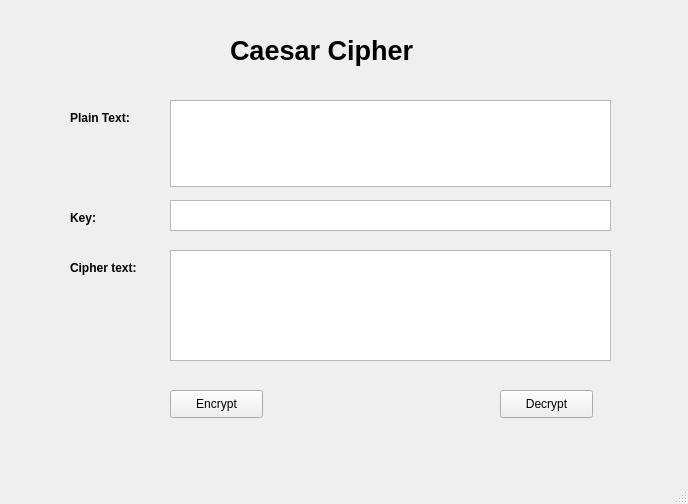
<?xml version="1.0" encoding="UTF-8"?>
<ui version="4.0">
 <class>MainWindow</class>
 <widget class="QMainWindow" name="MainWindow">
  <property name="geometry">
   <rect>
    <x>0</x>
    <y>0</y>
    <width>688</width>
    <height>504</height>
   </rect>
  </property>
  <property name="windowTitle">
   <string>MainWindow</string>
  </property>
  <widget class="QWidget" name="centralwidget">
   <widget class="QTextEdit" name="txt_plaintext">
    <property name="geometry">
     <rect>
      <x>170</x>
      <y>100</y>
      <width>441</width>
      <height>87</height>
     </rect>
    </property>
   </widget>
   <widget class="QTextEdit" name="txt_key">
    <property name="geometry">
     <rect>
      <x>170</x>
      <y>200</y>
      <width>441</width>
      <height>31</height>
     </rect>
    </property>
   </widget>
   <widget class="QTextEdit" name="txt_Ciphertext">
    <property name="geometry">
     <rect>
      <x>170</x>
      <y>250</y>
      <width>441</width>
      <height>111</height>
     </rect>
    </property>
   </widget>
   <widget class="QLabel" name="label">
    <property name="geometry">
     <rect>
      <x>70</x>
      <y>110</y>
      <width>81</width>
      <height>16</height>
     </rect>
    </property>
    <property name="font">
     <font>
      <weight>75</weight>
      <bold>true</bold>
     </font>
    </property>
    <property name="text">
     <string>Plain Text:</string>
    </property>
   </widget>
   <widget class="QLabel" name="label_2">
    <property name="geometry">
     <rect>
      <x>70</x>
      <y>210</y>
      <width>81</width>
      <height>16</height>
     </rect>
    </property>
    <property name="font">
     <font>
      <weight>75</weight>
      <bold>true</bold>
     </font>
    </property>
    <property name="text">
     <string>Key:</string>
    </property>
   </widget>
   <widget class="QLabel" name="label_3">
    <property name="geometry">
     <rect>
      <x>70</x>
      <y>260</y>
      <width>81</width>
      <height>16</height>
     </rect>
    </property>
    <property name="font">
     <font>
      <weight>75</weight>
      <bold>true</bold>
     </font>
    </property>
    <property name="text">
     <string>Cipher text:</string>
    </property>
   </widget>
   <widget class="QLabel" name="label_4">
    <property name="geometry">
     <rect>
      <x>230</x>
      <y>10</y>
      <width>331</width>
      <height>81</height>
     </rect>
    </property>
    <property name="font">
     <font>
      <pointsize>20</pointsize>
      <weight>75</weight>
      <bold>true</bold>
     </font>
    </property>
    <property name="text">
     <string>Caesar Cipher</string>
    </property>
   </widget>
   <widget class="QPushButton" name="btn_encrypt">
    <property name="geometry">
     <rect>
      <x>170</x>
      <y>390</y>
      <width>93</width>
      <height>28</height>
     </rect>
    </property>
    <property name="text">
     <string>Encrypt</string>
    </property>
   </widget>
   <widget class="QPushButton" name="btn_decrypt">
    <property name="geometry">
     <rect>
      <x>500</x>
      <y>390</y>
      <width>93</width>
      <height>28</height>
     </rect>
    </property>
    <property name="text">
     <string>Decrypt</string>
    </property>
   </widget>
  </widget>
  <widget class="QMenuBar" name="menubar">
   <property name="geometry">
    <rect>
     <x>0</x>
     <y>0</y>
     <width>688</width>
     <height>26</height>
    </rect>
   </property>
  </widget>
  <widget class="QStatusBar" name="statusbar"/>
 </widget>
 <resources/>
 <connections/>
</ui>
